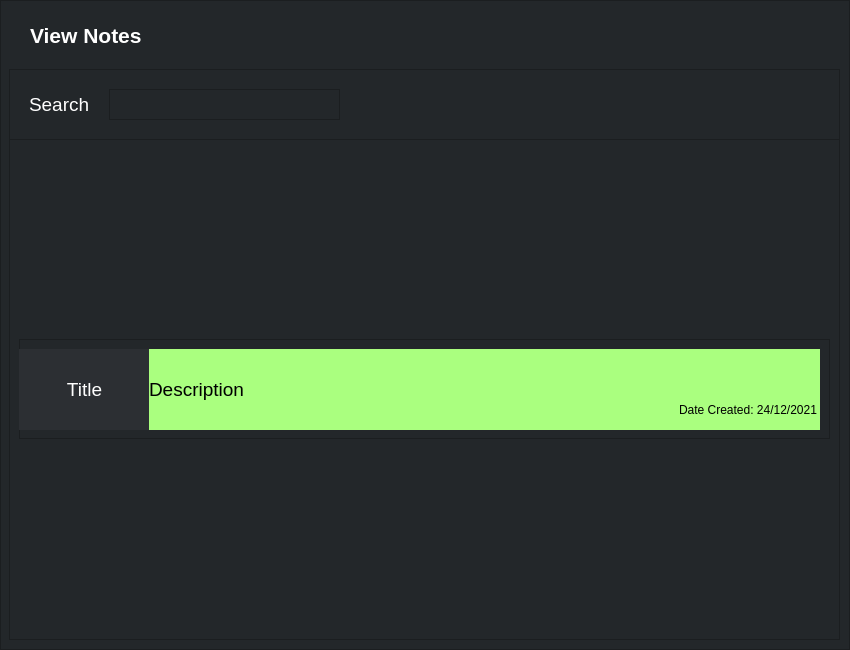
<?xml version="1.0" encoding="UTF-8"?>
<ui version="4.0">
 <class>Form</class>
 <widget class="QWidget" name="Form">
  <property name="geometry">
   <rect>
    <x>0</x>
    <y>0</y>
    <width>850</width>
    <height>650</height>
   </rect>
  </property>
  <property name="minimumSize">
   <size>
    <width>850</width>
    <height>650</height>
   </size>
  </property>
  <property name="maximumSize">
   <size>
    <width>850</width>
    <height>650</height>
   </size>
  </property>
  <property name="windowTitle">
   <string>Form</string>
  </property>
  <property name="styleSheet">
   <string notr="true">background-color: rgb(35, 39, 42);
color: rgb(255, 255, 255);</string>
  </property>
  <widget class="QFrame" name="outer_frame_s_v">
   <property name="geometry">
    <rect>
     <x>0</x>
     <y>0</y>
     <width>850</width>
     <height>650</height>
    </rect>
   </property>
   <property name="styleSheet">
    <string notr="true">background-color: rgb(35, 39, 42);</string>
   </property>
   <property name="frameShape">
    <enum>QFrame::StyledPanel</enum>
   </property>
   <property name="frameShadow">
    <enum>QFrame::Raised</enum>
   </property>
   <widget class="QLabel" name="view_label_s_v">
    <property name="geometry">
     <rect>
      <x>30</x>
      <y>20</y>
      <width>201</width>
      <height>31</height>
     </rect>
    </property>
    <property name="font">
     <font>
      <family>Arial</family>
      <pointsize>16</pointsize>
      <weight>75</weight>
      <bold>true</bold>
     </font>
    </property>
    <property name="styleSheet">
     <string notr="true">\</string>
    </property>
    <property name="text">
     <string>View Notes</string>
    </property>
   </widget>
   <widget class="QFrame" name="center_frame_s_v">
    <property name="geometry">
     <rect>
      <x>9</x>
      <y>69</y>
      <width>831</width>
      <height>571</height>
     </rect>
    </property>
    <property name="frameShape">
     <enum>QFrame::StyledPanel</enum>
    </property>
    <property name="frameShadow">
     <enum>QFrame::Raised</enum>
    </property>
    <widget class="QLabel" name="label_search">
     <property name="geometry">
      <rect>
       <x>20</x>
       <y>20</y>
       <width>61</width>
       <height>31</height>
      </rect>
     </property>
     <property name="font">
      <font>
       <family>Arial</family>
       <pointsize>14</pointsize>
      </font>
     </property>
     <property name="text">
      <string>Search:</string>
     </property>
    </widget>
    <widget class="QTextEdit" name="search">
     <property name="geometry">
      <rect>
       <x>100</x>
       <y>20</y>
       <width>231</width>
       <height>31</height>
      </rect>
     </property>
    </widget>
    <widget class="QScrollArea" name="scrollArea">
     <property name="geometry">
      <rect>
       <x>0</x>
       <y>70</y>
       <width>831</width>
       <height>501</height>
      </rect>
     </property>
     <property name="widgetResizable">
      <bool>true</bool>
     </property>
     <widget class="QWidget" name="scrollAreaWidgetContents">
      <property name="geometry">
       <rect>
        <x>0</x>
        <y>0</y>
        <width>829</width>
        <height>499</height>
       </rect>
      </property>
      <layout class="QVBoxLayout" name="verticalLayout">
       <item>
        <widget class="QFrame" name="frame">
         <property name="sizePolicy">
          <sizepolicy hsizetype="Preferred" vsizetype="Fixed">
           <horstretch>0</horstretch>
           <verstretch>0</verstretch>
          </sizepolicy>
         </property>
         <property name="minimumSize">
          <size>
           <width>0</width>
           <height>100</height>
          </size>
         </property>
         <property name="frameShape">
          <enum>QFrame::StyledPanel</enum>
         </property>
         <property name="frameShadow">
          <enum>QFrame::Raised</enum>
         </property>
         <property name="lineWidth">
          <number>5</number>
         </property>
         <property name="midLineWidth">
          <number>5</number>
         </property>
         <widget class="QLabel" name="label_title">
          <property name="geometry">
           <rect>
            <x>0</x>
            <y>10</y>
            <width>131</width>
            <height>81</height>
           </rect>
          </property>
          <property name="font">
           <font>
            <family>Arial</family>
            <pointsize>14</pointsize>
           </font>
          </property>
          <property name="styleSheet">
           <string notr="true">background-color: rgb(44, 47, 51);</string>
          </property>
          <property name="text">
           <string>Title</string>
          </property>
          <property name="alignment">
           <set>Qt::AlignCenter</set>
          </property>
         </widget>
         <widget class="QLabel" name="label_description">
          <property name="geometry">
           <rect>
            <x>130</x>
            <y>10</y>
            <width>671</width>
            <height>81</height>
           </rect>
          </property>
          <property name="font">
           <font>
            <family>Arial</family>
            <pointsize>14</pointsize>
           </font>
          </property>
          <property name="styleSheet">
           <string notr="true">background-color: rgb(170, 255, 127);
color: rgb(0, 0, 0);</string>
          </property>
          <property name="text">
           <string>Description</string>
          </property>
          <property name="alignment">
           <set>Qt::AlignLeading|Qt::AlignLeft|Qt::AlignVCenter</set>
          </property>
         </widget>
         <widget class="QLabel" name="label_date_created">
          <property name="geometry">
           <rect>
            <x>660</x>
            <y>60</y>
            <width>141</width>
            <height>21</height>
           </rect>
          </property>
          <property name="styleSheet">
           <string notr="true">background-color: rgb(170, 255, 127);
color: rgb(0, 0, 0);</string>
          </property>
          <property name="text">
           <string>Date Created: 24/12/2021</string>
          </property>
         </widget>
        </widget>
       </item>
      </layout>
     </widget>
    </widget>
   </widget>
  </widget>
 </widget>
 <resources/>
 <connections/>
</ui>
